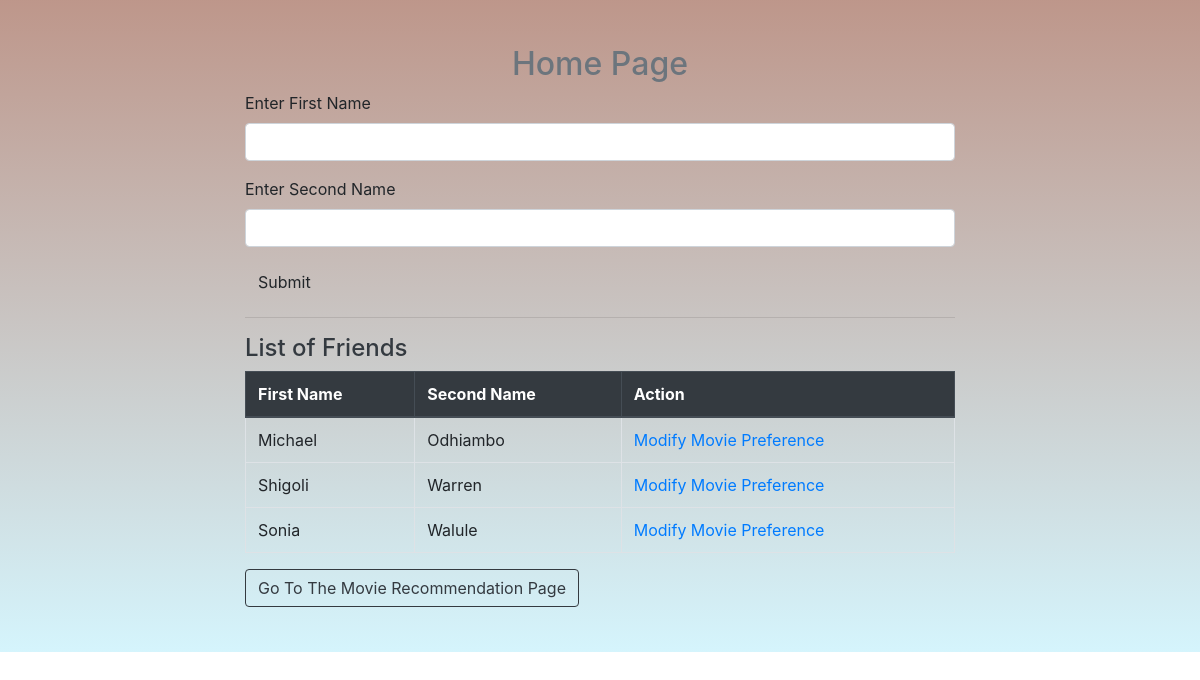
Before: / with the older database file.
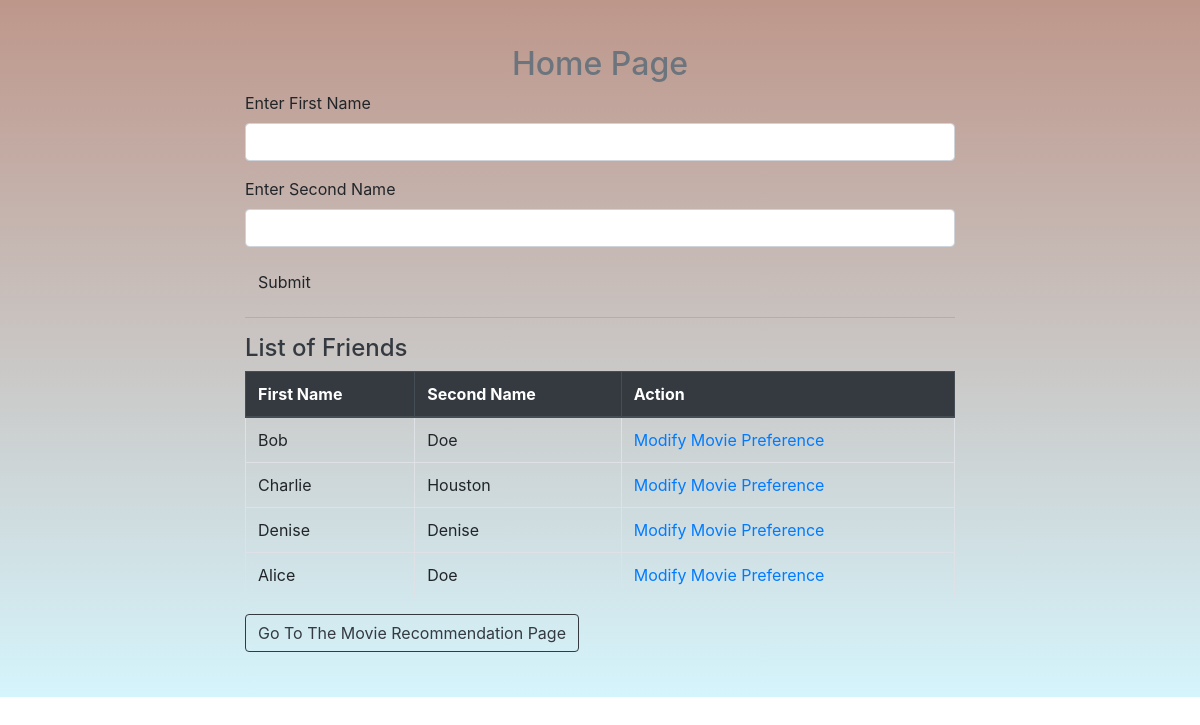
After: the same page with the newer database file.
### app/Homepage/model.py (models this page shows, shortened)
class Friends(db.Model):
    id = db.Column(db.Integer, primary_key = True)
    firstName = db.Column(db.String(45), nullable = False)
    secondName = db.Column(db.String(200), nullable = False)

### app/Homepage/routes.py (the view)
@home_bp.route('/', methods = ['POST', 'GET'])
def Home():
    friends = Friends.query.all()
    form = FriendsInput()
    if form.validate_on_submit():
        data = Friends(firstName = form.firstName.data, secondName = form.secondName.data)
        db.session.add(data)
        db.session.commit()
        return redirect(url_for('Home.Home'))
    return render_template('index.html', friends = friends, form = form)

### app/Homepage/form.py
class FriendsInput(FlaskForm):
    firstName = StringField("Enter First Name", validators=[DataRequired()])
    secondName = StringField("Enter Second Name", validators=[DataRequired()])
    submit = SubmitField('Submit')

### app/Homepage/templates/index.html
{% extends 'base.html' %}
{% import 'bootstrap/wtf.html' as wtf %}
{% block content %}
<div class="home">
    <div class="home-content col-8 mx-auto">
        <h2 class="text-muted text-center">Home Page</h2>
        <div class="">
            {{ wtf.quick_form(form) }}
        </div>
        <hr/>
        <h4 class="text-dark">List of Friends</h4>
        <table class="table table-bordered">
            <thead class="thead-dark">
                <tr>
                    <th>First Name</th>
                    <th>Second Name</th>
                    <th> Action </th>
                </tr>
            </thead>
            <tbody>
                {% if friends | length > 0 %}
                {% for friend in friends %}
                    <tr>
                        <td>{{friend.firstName}}</td>
                        <td>{{friend.secondName}}</td>
                        <td><a href="{{ url_for('movies.AddMovies', id = friend.id) }}">Modify Movie Preference</a></td>
                    </tr>
                {% endfor %}
                {% else %}
                <p>You've Not entered any friend</p>
                {% endif %}
            </tbody>
        </table>
        <a class="btn btn-outline-dark" href="{{ url_for('movies.RecommendMovie') }}">Go To The Movie Recommendation Page</a>
    </div>
</div>
{% endblock %}

### app/templates/base.html (shortened to what this page needs)
<link rel="stylesheet" type="text/css" href="{{ url_for('static', filename = 'main.css') }}">
<link rel="stylesheet" href="https://use.fontawesome.com/releases/v5.5.0/css/all.css">
<link rel="stylesheet" href="https://cdnjs.cloudflare.com/ajax/libs/font-awesome/4.7.0/css/font-awesome.min.css">
<link rel="stylesheet" href="https://stackpath.bootstrapcdn.com/bootstrap/4.3.1/css/bootstrap.min.css">
{% block content %}
{% endblock %}

### app/static/main.css (style rules this page uses)
.home { height: auto; padding: 45px 45px; background: linear-gradient(hsla(14, 69%, 29%, 0.502), rgba(171, 234, 250, 0.5)); }

Changed rows visible on the page:
removed Friends: firstName "Michael", secondName "Odhiambo"
removed Friends: firstName "Shigoli", secondName "Warren"
removed Friends: firstName "Sonia", secondName "Walule"
added Friends: firstName "Bob", secondName "Doe"
added Friends: firstName "Charlie", secondName "Houston"
added Friends: firstName "Denise", secondName "Denise"
added Friends: firstName "Alice", secondName "Doe"
